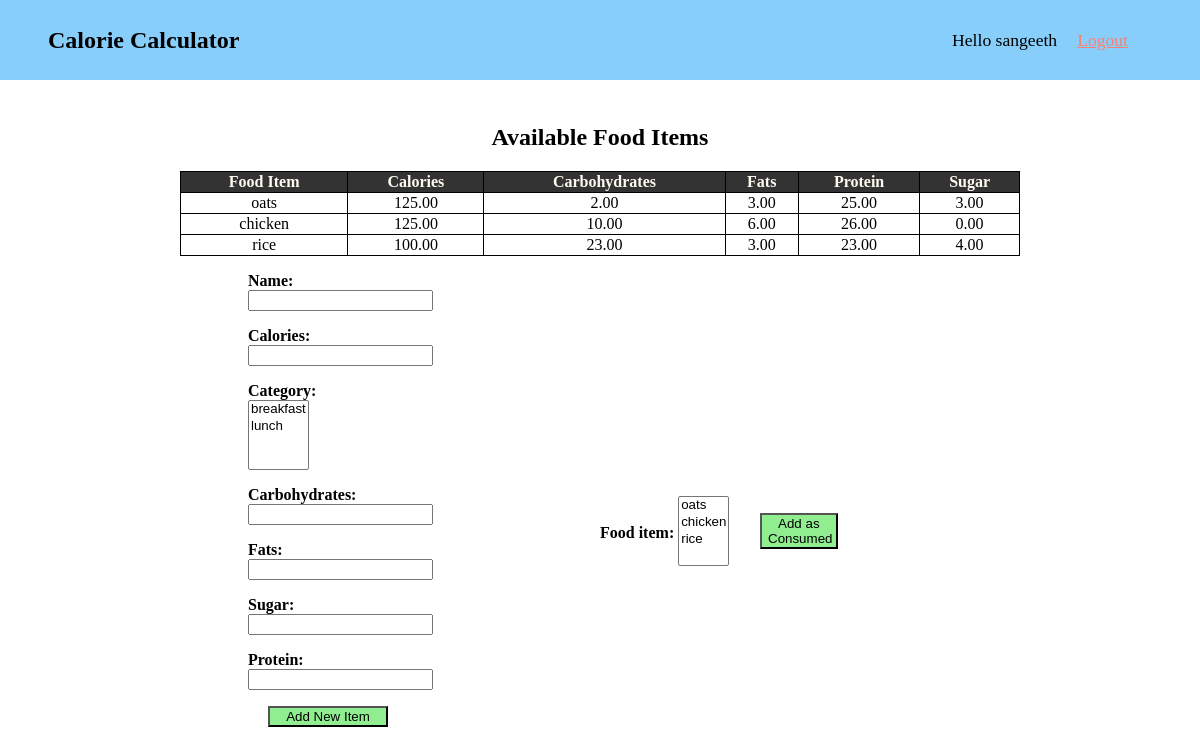
The app's page /availableitems/ (signed in) with its own data.
### Fitfeed/models.py (models this page shows)
class Fooditems(models.Model):
    name = models.CharField(max_length=255, unique=True)
    calories = models.DecimalField(max_digits=5, decimal_places=2)
    category = models.ManyToManyField(Category)
    carbohydrates = models.DecimalField(max_digits=5, decimal_places=2)
    fats = models.DecimalField(max_digits=5, decimal_places=2)
    sugar = models.DecimalField(max_digits=5, decimal_places=2)
    protein = models.DecimalField(max_digits=5, decimal_places=2)
    def __str__(self):
        return self.name

class Category(models.Model):
    options = (
        ('breakfast', 'breakfast'),
        ('dinner', 'dinner'),
        ('lunch', 'lunch'),
        ('snack', 'snack')
    )
    category = models.CharField(max_length=255, choices=options)
    def __str__(self):
        return self.category

### Fitfeed/views.py (the view, shortened to what this page needs)
# urls.py: path('availableitems/', AvailableItemsView.as_view(), name='available_items'),
class AvailableItemsView(View):
    def __init__(self):
        self.addform = AddFoodItemForm()
        self.consumed_form = ConsumedItemForm()
    @method_decorator(login_required(login_url=LOGIN_REDIRECT_URL))
    def get(self, request):
        available_items = Fooditems.objects.all()
        return render(request, "Fitfeed/availableitems.html", {"available_items": available_items,
                                                              "addform": self.addform,
                                                              "consumedform": self.consumed_form,
                                                              "user_name": request.user.username
                                                              })

### Fitfeed/forms.py
class AddFoodItemForm(forms.Form):
    name = forms.CharField(max_length=255)
    calories = forms.DecimalField(max_digits=5, decimal_places=2)
    category = forms.ModelMultipleChoiceField(queryset=Category.objects.all())
    carbohydrates = forms.DecimalField(max_digits=5, decimal_places=2)
    fats = forms.DecimalField(max_digits=5, decimal_places=2)
    sugar = forms.DecimalField(max_digits=5, decimal_places=2)
    protein = forms.DecimalField(max_digits=5, decimal_places=2)

class ConsumedItemForm(forms.Form):
    food_item = forms.ModelMultipleChoiceField(label="Food item", queryset=Fooditems.objects.all())

### Fitfeed/templates/Fitfeed/availableitems.html (shortened to what this page needs)
{% load static %}
<html lang="en">
<head>
    <link rel="stylesheet" type="text/css" href="{% static 'css/headerstatic.css' %}">
    <link rel="stylesheet" type="text/css" href="{% static 'css/availableitems.css' %}">
</head>
<body>
    {% include 'header.html' %}
    <main>
        <table align="center">
            <caption>
                <h2>Available Food Items</h2>
            </caption>
            <thead>
            <tr >
                <th>Food Item</th>
                <th>Calories</th>
                <th>Carbohydrates</th>
                <th>Fats</th>
                <th>Protein</th>
                <th>Sugar</th>
            </tr>
            </thead>
        <tbody>
            {% for item in available_items %}
                <tr>
                    <td>{{item.name}}</td>
                    <td>{{item.calories}}</td>
                    <td>{{item.carbohydrates}}</td>
                    <td>{{item.fats}}</td>
                    <td>{{item.protein}}</td>
                    <td>{{item.sugar}}</td>
                </tr>
            {% endfor %}
        </tbody>
        </table>
        <form id="newitemform" method="post" action= "/availableitems/">
            {{addform.as_p}}
            <button id="newitembutton" type="submit">Add New Item</button>
        </form>
        <form id="consumeditemform" method="post" action="/addconsumeditems/">
             {{consumedform.as_p}}
             <button id="consumeditembutton" type="submit">Add as Consumed</button>
        </form>
    </main>
</body>
</html>

### templates/header.html
<header>
        <div><h2>Calorie Calculator</h2></div>
        <div id="header-logout">
            <p> Hello {{user_name}}<a id="header-atag" href="{% url 'logout' %}">Logout</a></p>
        </div>
</header>

### static/css/headerstatic.css (style rules this page uses)
header { position: fixed; width: 90vw; top: 0; z-index: 2; left: 0; height: 10vh; display: flex; background: lightskyblue; justify-content: space-between; align-items: center; padding: 0 6vw 0 4vw; }
#header-logout { font-size: 1.1em; }
#header-atag { padding-left: 20px; color: salmon; }

### Fitfeed/static/css/availableitems.css (style rules this page uses)
td, th { text-align: center; border: 0.5px solid black; margin:0px; }
th { color: floralwhite; }
table { border-collapse: collapse; margin-top: 13vh; width: 70vw; }
#consumeditemform { position: absolute; top: 60vh; left: 50vw; }
#consumeditemform label { position: relative; top: -25px; }
#consumeditembutton { background: lightgreen; width:60%; top: -70px; position: relative; left: 160px; }
#newitemform { width: 10vw; position: relative; left: 20vw; text-align: left; }
label { font-weight: bold; }
#newitembutton { position:relative; left: 20px; width: 10vw; text-align: center; background: lightgreen; }
thead > tr { background: #333; }

### records on screen
Fooditems: name "oats", calories "125.00", carbohydrates "2.00", fats "3.00", protein "25.00", sugar "3.00"
Fooditems: name "chicken", calories "125.00", carbohydrates "10.00", fats "6.00", protein "26.00", sugar "0.00"
Fooditems: name "rice", calories "100.00", carbohydrates "23.00", fats "3.00", protein "23.00", sugar "4.00"
Category: category "breakfast / lunch"

### other values on screen
{{ user_name }} "sangeeth"
